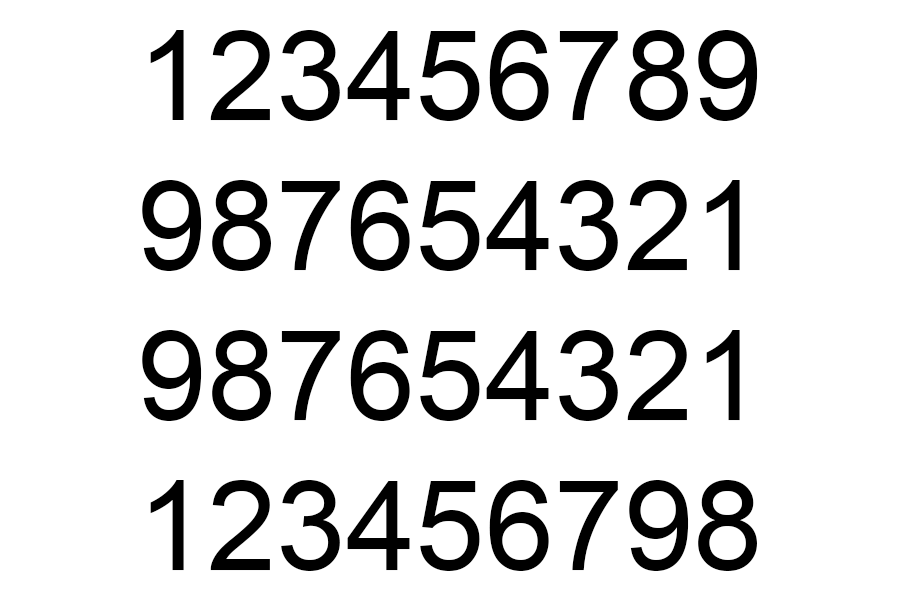
#> input picture lines_test.png, 900 x 600 px
$ python textRecognizer.py
#> lines starting #> are read from the running program, lines starting #| are printed output that depends on the picture
#> in LoadTrainNums, `value = []`: value = []
import cv2


def Compare(img1, img2):
   match = 0
   for x in range(50):
      for y in range(50):
         if img1[x,y] == img2[x,y]:
            match += 1

   return match

def ResizeLine(image):

   #Zakladni info o lince
   y, x = image.shape
   print("X:",x,",","Y:",y)

   #Oriznuti 'white space' okolo cisel
   numberHeight = []
   for line in range(y):
      for column in range(x):
         if image[line, column] != 255:
            numberHeight.append(line)
            break
      if len(numberHeight) == 1:
         break

   for line in range(y-1,0,-1):
      for column in range(x):
         if image[line, column] != 255:
            numberHeight.append(line)
            break
      if len(numberHeight) == 2:
         break


   numberWidth = []
   for column in range(x):
      for line in range(y):
         if image[line, column] != 255:
            numberWidth.append(column)
            break
      if len(numberWidth) == 1:
         break

   for column in range(x-1,0,-1):
      for line in range(y):
         if image[line, column] < 250:
            numberWidth.append(column)
            break
      if len(numberWidth) == 2:
         break

   crop = image[numberHeight[0]:numberHeight[1], numberWidth[0]:numberWidth[1]]

   #Vytvoreni seznamu obrazku jednotlivych cisel
   y, x = crop.shape

   def all_same(items):
      return all(x == items[0] for x in items)

   numbers = []
   number = []
   for column in range(x):
      cnt = 0
      for color in crop[0:y-1,column]:
         if color != 255:
            number.append(column)
            break
         cnt += 1
         if len(number) != 0 and cnt == y-1:
            numbers.append(number)
            number = []
      if column == x-1:
         numbers.append(number)

   croppNum = []
   for number in numbers:
      croppNum.append(crop[0:y-1, number[0]:number[-1]])

   resNumbers = []
   for number in croppNum:
      resNum = cv2.resize(number, (50, 50))
      resNumbers.append(resNum)

   return resNumbers


def CompareAllNums(numbers, trainNums):
   string = ""
   for number in numbers:
      maxNum = 0
      curTrain = 0
      for trainNum in trainNums:
         x = Compare(number, trainNum)
         if x >= maxNum:
            corNum = curTrain
            maxNum = x
         curTrain += 1
      string += str(corNum)
   return string


def CutLines(image):
   y, x = image.shape
#> y = 600; x = 900
   freeLines = []

   for line in range(y-1):
      if not 0 in image[line, 0:x-1]:
         freeLines.append(line)
#> after the loop, freeLines = 235 values from 0 to 598

   lines = 0
   newLines = []
   lastLine = freeLines[0]
#> lastLine = 0

   for line in freeLines[1:]:
      if line-1 != lastLine:
         lines +=1
         newLines.append(lastLine)
         newLines.append(line)
      lastLine = line
#> this loop made 234 passes
#> lastLine on passes 1 to 12: 1, 2, 3, 4, 5, 6, 7, 8, 9, 10, 11, 12
#> after the loop, lines = 4; newLines = [29, 121, 179, 271, 329, 421, 479, 571]

   cuts = []

   if lines == 0 or lines == 1:
      return [image]

   else:
      for i in range(2,len(newLines)-1,2):
         cuts.append(int((newLines[i]+newLines[i-1])/2))
#> this loop made 3 passes
#> after the loop, cuts = [150, 300, 450]

      lastCut = 0
      returnLines = []
      for cut in cuts:
         returnLines.append(image[lastCut:cut, 0:x-1])
         lastCut = cut
#> this loop made 3 passes
#> (cut, lastCut) on passes 1 to 3: (150, 150), (300, 300), (450, 450)
#> after the loop, returnLines = 3 items

      returnLines.append(image[lastCut:y-1, 0:x-1])

      return returnLines


def ReadImage(image, trainNums):
   lines = CutLines(image)
#> lines = 4 items
#> image is the input picture: shape (600, 900); min 0, max 255, mean 219.1
   resizedLines = []

   for line in lines:
      resizedLines.append(ResizeLine(line))
#> this loop made 4 passes
#| X: 899 , Y: 150
#| X: 899 , Y: 150
#| X: 899 , Y: 150
#| X: 899 , Y: 149
#> pass 1, in ResizeLine, `crop = image[numberHeight[0]:numberHeight[1], numberWidth[0]:numberWid..`:
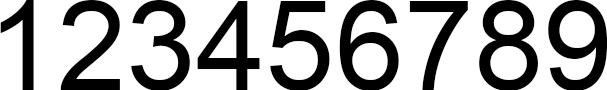
#> crop: shape (90, 607); min 0, max 255, mean 166.5
#> pass 2, in ResizeLine (call 2), `crop = image[numberHeight[0]:numberHeight[1], numberWidth[0]:numberWid..`:
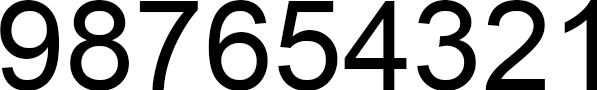
#> crop: shape (90, 597); min 0, max 255, mean 165.3
#> after the loop, resizedLines = 4 items

   value = []
   for line in resizedLines:
      value.append(CompareAllNums(line, trainNums))
#> this loop made 1 pass
#> after the loop, value = []

   return value


def LoadTrainNums():
   value = []
   for i in range(10):
      path = "Chars/numbers/num"+str(i)+".png"
      value.append(cv2.imread(path , 0))
   return value


#> (the run stopped early here; a loop or call above may not have finished)
